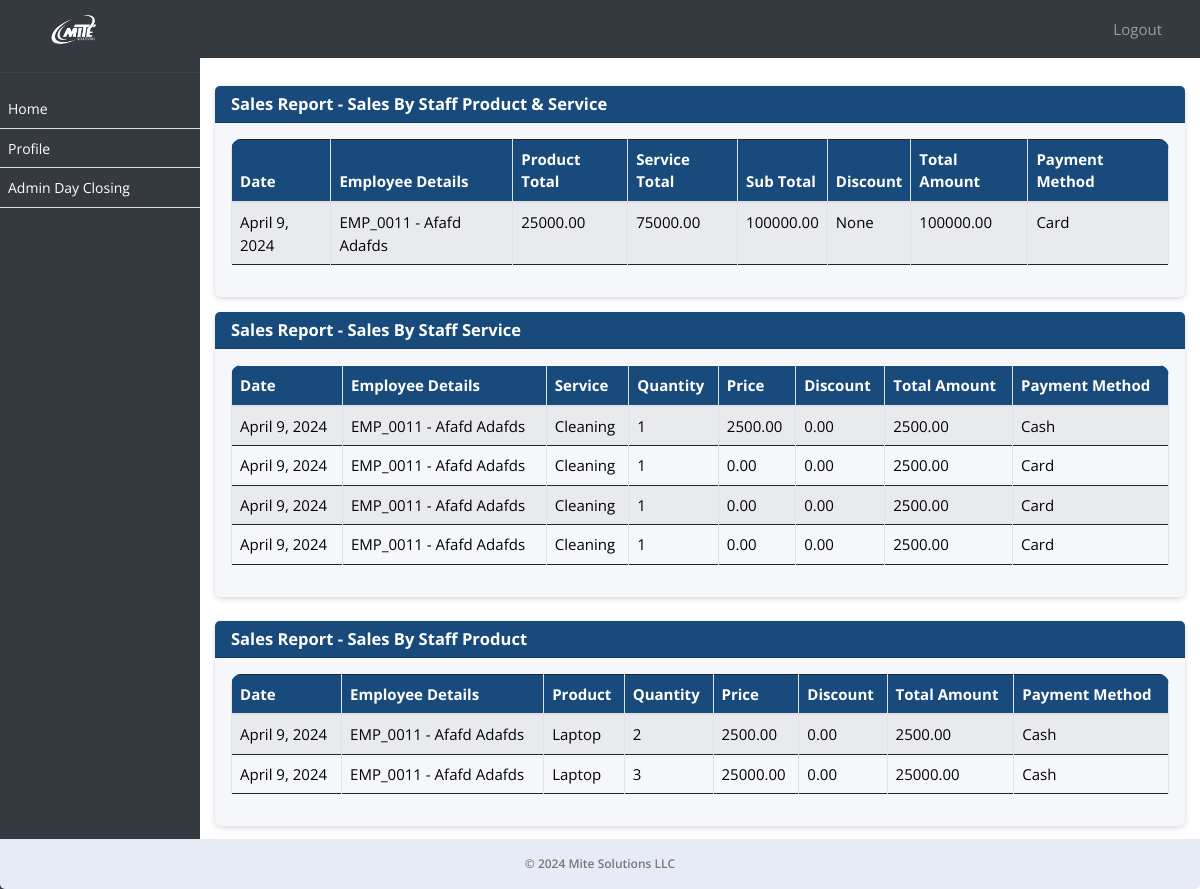
The page /sale/sales-report/ (signed in) on the database its author committed.
### ezshopapp/models.py (models this page shows, shortened)
class Module(models.Model):
    URL_CHOICES = [
        ('/sale/dayclosing/', 'Day Closing'),
        ('/dayclosing/admin/', 'Admin Day Closing'),
        ('/sale/sales-by-staff-item-service/', 'Sales by Staff - Product/Service'),
        ('/sale/sales-by-staff-service/', 'Sales by Staff - Service'),
        ('/sale/sales-by-staff-item/', 'Sales by Staff - Product'),
        ('/sale/day-closing-report/', 'Day Closing Report'),
        ('/sale/sales-report/', 'Sales Report'),
    ]
    URL_NAMES = [
        ('Day Closing', '/sale/dayclosing/'),
        ('Admin Day Closing', '/dayclosing/admin/'),
        ('Sales by Staff - Product/Service', '/sale/sales-by-staff-item-service/'),
        ('Sales by Staff - Service', '/sale/sales-by-staff-service/'),
        ('Sales by Staff - Product', '/sale/sales-by-staff-item/'),
        ('Day Closing Report', '/sale/day-closing-report/'),
        ('Sales Report', '/sale/sales-report/'),
    ]
    url = models.CharField(max_length=150, choices=URL_CHOICES, null=True, verbose_name='Page Name')
    name = models.CharField(max_length=50, choices=URL_NAMES, null=True, verbose_name='Page URL')
    created_on = models.DateTimeField(auto_now_add=True, null=True)

class SalesByStaffItemService(models.Model):
    date = models.DateField(_("Date"))
    employee = models.ForeignKey(Employee, on_delete=models.CASCADE, verbose_name=_("Employee"), null=True)
    product = models.ForeignKey(Product, on_delete=models.CASCADE, verbose_name=_("Product"),  null=True)
    pquantity = models.PositiveIntegerField(_("Product Quantity"),  null=True)
    pprice = models.DecimalField(max_digits=10, decimal_places=2, verbose_name=_("Product Price"),  null=True)
    service = models.ForeignKey(Service, on_delete=models.CASCADE, verbose_name=_("Service"),  null=True)
    squantity = models.PositiveIntegerField(_("Service Quantity"),  null=True)
    sprice = models.DecimalField(max_digits=10, decimal_places=2, verbose_name=_("Service Price"),  null=True)
    sub_total = models.DecimalField(max_digits=10, decimal_places=2, verbose_name=_("Sub Total"))
    discount = models.DecimalField(max_digits=10, decimal_places=2, verbose_name=_("Discount"), null=True)
    total_amount = models.DecimalField(max_digits=10, decimal_places=2, verbose_name=_("Total Amount"), null=True)
    payment_method = models.CharField(max_length=20, choices=PAYMENT_METHOD_CHOICES, verbose_name=_("Payment Method"))
    created_on = models.DateTimeField(auto_now_add=True, null=True)
    itemtotal = models.DecimalField(max_digits=10, decimal_places=2, verbose_name=_("Products Total"), null=True)
    servicetotal = models.DecimalField(max_digits=10, decimal_places=2, verbose_name=_("Service Total"), null=True)

class Employee(models.Model):
    employee_id = models.CharField(max_length=10, unique=True)
    username = models.CharField(max_length=50, null=True)
    password = models.CharField(max_length=50, null=True)
    business_profile = models.CharField(max_length=255, null=True)
    business_profile_id = models.IntegerField(null=True)
    first_name = models.CharField(max_length=255)
    second_name = models.CharField(max_length=255)
    nationality = models.CharField(max_length=255)
    mobile_no = models.CharField(max_length=20, blank=True, null=True)
    passport_no = models.CharField(max_length=20, unique=True)
    passport_expiration_date = models.DateField()
    emirates_id = models.CharField(max_length=20, unique=True)
    id_expiration_date = models.DateField()
    basic_pay = models.DecimalField(max_digits=10, decimal_places=2)
    house_allowance = models.DecimalField(max_digits=10, decimal_places=2, default=0)
    transportation_allowance = models.DecimalField(max_digits=10, decimal_places=2, default=0)
    commission_percentage = models.DecimalField(max_digits=5, decimal_places=2, default=0, validators=[MinValueValidator(0)])
    joining_date = models.DateField()
    job_role = models.ForeignKey(Role, on_delete=models.SET_NULL, null=True)
    is_employee = models.BooleanField(default=True)
    created_on = models.DateTimeField(auto_now_add=True, null=True)

class SaleByStaffService(models.Model):
    date = models.DateField(_("Date"))
    employee = models.ForeignKey(Employee, on_delete=models.CASCADE, verbose_name=_("Employee"), null=True)
    service = models.ForeignKey(Service, on_delete=models.CASCADE)
    quantity = models.IntegerField(default=1)
    price = models.DecimalField(max_digits=10, decimal_places=2, default=0)
    discount = models.DecimalField(max_digits=5, decimal_places=2, default=0)
    payment_method = models.CharField(max_length=100,choices=PAYMENT_METHOD_CHOICES)
    total_amount = models.DecimalField(max_digits=10, decimal_places=2, verbose_name=_("Total Amount"), null=True)
    created_on = models.DateTimeField(auto_now_add=True, null=True)

class Service(models.Model):
    name = models.CharField(max_length=255)
    duration = models.PositiveIntegerField()
    vat = models.BooleanField(default=False)
    amount = models.DecimalField(max_digits=10, decimal_places=2)
    max_discount_allowed = models.DecimalField(max_digits=10, decimal_places=2)
    status = models.BooleanField(default=True)
    business_profile = models.CharField(max_length=255, null=True)
    created_on = models.DateTimeField(auto_now_add=True, null=True)

class SaleByStaffItem(models.Model):
    date = models.DateField()
    employee = models.ForeignKey(Employee, on_delete=models.CASCADE, verbose_name=_("Employee"), null=True)
    item = models.ForeignKey(Product, on_delete=models.CASCADE, null=True)
    quantity = models.PositiveIntegerField(null=True)
    price = models.DecimalField(max_digits=10, decimal_places=2, null=True)
    discount = models.DecimalField(max_digits=10, decimal_places=2, default=0.0)
    payment_method = models.CharField(max_length=20, choices=PAYMENT_METHOD_CHOICES)
    total_amount = models.DecimalField(max_digits=10, decimal_places=2, verbose_name=_("Total Amount"), null=True)
    created_on = models.DateTimeField(auto_now_add=True, null=True)

class Product(models.Model):
    name = models.CharField(max_length=255)
    vat = models.BooleanField(default=False)
    amount = models.DecimalField(max_digits=10, decimal_places=2)
    max_discount_allowed = models.DecimalField(max_digits=10, decimal_places=2)
    status = models.BooleanField(default=True)
    business_profile = models.CharField(max_length=255, null=True)
    created_on = models.DateTimeField(auto_now_add=True, null=True)

### ezshopapp/views.py (the view)
# urls.py: path('sale/sales-report/', sales_report, name='sales_report'),
def sales_report(request):
    logged_in_employee_id = request.session.get('employee_id')
    sales = SalesByStaffItemService.objects.filter(employee__id=logged_in_employee_id)
    sales_staff_service = SaleByStaffService.objects.filter(employee__id=logged_in_employee_id)
    sales_staff_item = SaleByStaffItem.objects.filter(employee__id=logged_in_employee_id)
    employees = Employee.objects.get(id=logged_in_employee_id)
    role = Role.objects.filter(name=employees.job_role).first()
    active_modules = role.modules.all()
    context = {'sales': sales, 'sales_staff_service': sales_staff_service, 'sales_staff_item': sales_staff_item,'active_modules':active_modules}
    return render(request, 'sales_report.html', context)

### ezshopapp/models.py (called while the page is built)
    def __str__(self):
        return self.name

### ezshopapp/templates/sales_report.html (shortened to what this page needs)
{% extends 'emp_base.html' %}
{% block content %}
<div class="">
    <div class="card">
     <div class="card-header">
    <h5 class="mb-0 text-white">Sales Report - Sales By Staff Product &amp; Service</h5>
    </div>
    <div class="card-body">
        <div class="table-responsive">
            <table class="table table-bordered table-striped nowrap" style="width: 100%;" id="ssis">
                <thead>
                    <tr>
                        <th>Date</th>
                        <th>Employee Details</th>
                        <th>Product Total</th>
                        <th>Service Total</th>
                        <th>Sub Total</th>
                        <th>Discount</th>
                        <th>Total Amount</th>
                        <th>Payment Method</th>
                    </tr>
                </thead>
                <tbody>
                    {% for sale in sales %}
                    <tr>
                        <td>{{ sale.date }}</td>
                        <td class="text-capitalize">{{ sale.employee.employee_id }} - {{ sale.employee.first_name }} {{ sale.employee.second_name }}</td>
                        <td>{{ sale.itemtotal }}</td>
                        <td>{{ sale.servicetotal }}</td>
                        <td>{{ sale.sub_total }}</td>
                        <td>{{ sale.discount }}</td>
                        <td>{{ sale.total_amount }}</td>
                        <td class="text-capitalize">{{ sale.payment_method }}</td>
                    </tr>
                    {% endfor %}
                </tbody>
            </table>
        </div>
    </div>
</div>
</div>
<div class="">
<div class="card mt-2 mb-4">
<div class="card-header">
<h5 class="mb-0 text-white">Sales Report - Sales By Staff Service</h5>
</div>
<div class="card-body">
<div class="table-responsive">
    <table class="table table-bordered table-striped nowrap"  style="width: 100%;" id="sss">
        <thead class="text-white">
            <tr>
                <th>Date</th>
                <th>Employee Details</th>
                <th>Service</th>
                <th>Quantity</th>
                <th>Price</th>
                <th>Discount</th>
                <th>Total Amount</th>
                <th>Payment Method</th>
            </tr>
        </thead>
        <tbody>
            {% for sales_admin in sales_staff_service %}
            <tr>
                <td>{{ sales_admin.date }}</td>
                <td class="text-capitalize">{{ sales_admin.employee.employee_id }} - {{ sales_admin.employee.first_name }} {{ sales_admin.employee.second_name }}</td>
                <td>{{ sales_admin.service.name }}</td>
                <td>{{ sales_admin.quantity }}</td>
                <td>{{ sales_admin.price }}</td>
                <td>{{ sales_admin.discount }}</td>
                <td>{{ sales_admin.total_amount }}</td>
                <td class="text-capitalize">{{ sales_admin.payment_method }}</td>
            </tr>
            {% endfor %}
        </tbody>
    </table>
</div>
</div>
</div>
<div class="mb-5">
<div class="card mt-2 mb-3">
    <div class="card-header">
    <h5 class="mb-0 text-white">Sales Report - Sales By Staff Product</h5>
    </div>
    <div class="card-body">
    <div class="table-responsive">
        <table class="table table-bordered table-striped nowrap" style="width: 100%;" id="ssi">
            <thead>
                <tr>
                    <th>Date</th>
                    <th>Employee Details</th>
                    <th>Product</th>
                    <th>Quantity</th>
                    <th>Price</th>
                    <th>Discount</th>
                    <th>Total Amount</th>
                    <th>Payment Method</th>
                </tr>
            </thead>
            <tbody>
                {% for sales_item in sales_staff_item %}
                <tr>
                    <td>{{ sales_item.date }}</td>
                    <td class="text-capitalize">{{ sales_item.employee.employee_id }} - {{ sales_item.employee.first_name }} {{ sales_item.employee.second_name }}</td>
                    <td>{{ sales_item.item.name }}</td>
                    <td>{{ sales_item.quantity }}</td>
                    <td>{{ sales_item.price }}</td>
                    <td>{{ sales_item.discount }}</td>
                    <td>{{ sales_item.total_amount }}</td>
                    <td class="text-capitalize">{{ sales_item.payment_method }}</td>
                </tr>
                {% endfor %}
            </tbody>
        </table>
    </div>
    </div>
</div>
</div>
{% endblock %}

### ezshopapp/templates/emp_base.html (shortened to what this page needs)
{% load static %}
<!DOCTYPE html>
<html lang="en">
<head>
    <link rel="stylesheet" href="https://stackpath.bootstrapcdn.com/bootstrap/4.3.1/css/bootstrap.min.css">
    <link href="../../static/js/style.css" rel="stylesheet">
    <link rel="stylesheet" type="text/css" href="https://cdn.datatables.net/1.11.5/css/jquery.dataTables.css">
    <link rel="stylesheet" href="https://use.fontawesome.com/releases/v5.8.2/css/all.css">
    <link rel="stylesheet" href="https://cdn.datatables.net/1.10.24/css/dataTables.bootstrap4.min.css"/>
    <link rel="stylesheet" type="text/css" href="https://cdn.jsdelivr.net/npm/daterangepicker/daterangepicker.css" />
<link rel="stylesheet" href="https://cdn.datatables.net/2.0.2/css/dataTables.bootstrap5.css">
<link rel="stylesheet" href="https://cdn.datatables.net/responsive/3.0.0/css/responsive.bootstrap5.css">
<link rel="stylesheet" type="text/css" href="https://cdn.datatables.net/buttons/2.2.2/css/buttons.bootstrap5.min.css">
</head>
<body>
<nav class="navbar navbar-expand-lg navbar-dark bg-dark fixed-top">
    <a class="navbar-brand text-left" href="/employee-dashboard/">
         <img src="../../static/assets/logo.png" alt="Mite Solutions"  style="filter: brightness(0) invert(1);" width="5%">
    </a>
    <div class="collapse navbar-collapse" id="navbarNav">
        <ul class="navbar-nav ml-auto pl-3">
                <a class="nav-link" href="{% url 'employee_logout' %}" id="logout-link">Logout</a>
        </ul>
    </div>
</nav>
<div id="sidebar">
    <hr/>
<ul id="font-c" style="max-height: 400px; overflow-y: scroll;">
    <li><a href="/employee-dashboard/">Home</a></li>
    <li><a href="/profile/">Profile</a></li>
    {% for module in active_modules %}
        <li>
            <a href="{{ module.url }}">{{ module.name }}</a>
        </li>
    {% endfor %}
</ul>
</div>
<div id="content">
    {% block content %}{% endblock %}
    <footer class="footer mt-auto py-3 bg-light">
        <div class="container text-center">
            <span class="text-muted">&copy; 2024 Mite Solutions LLC</span>
        </div>
    </footer>
</div>
</body>
</html>

### ezshopapp/templates/emp_base.html (style rules this page uses)
body, p, h1, h2, h3, h4, h5, h6, a, li, label, input, div, span, small { font-family: "Open Sans", sans-serif !important; }
.bg-light { border-bottom-right-radius:5px; border-bottom-left-radius:5px; font-weight: 600; color:#000; }
#font-c>li>a { font-size:14px !important; }
body { padding-top: 56px; background-color: #ffffff !important; }
table thead { border-radius: 5px !important; }
table thead th { vertical-align: bottom; border-bottom: 2px solid #dee2e6; background-color: #184b7c !important; color: #fff !important; }
tbody { border-bottom: 0px !important; }
#sidebar { height: 100%; width: 200px; position: fixed; top: 0; left: 0; background-color: #343a40; padding-top: 56px; }
table { border:1px !important; }
#content { margin-left: 200px; padding: 15px; }
#sidebar ul { list-style: none; padding: 0; }
#sidebar ul li { padding: 8px; border-bottom: 1px solid #ddd; }
#sidebar ul li a { text-decoration: none; color: #fff; }
.navbar-brand { margin-left: 4%; }
div>.table-responsive, table, table>thead { border-radius: 10px !important; }
.card { border:0px !important; margin-top:15px; margin-bottom:15px; box-shadow: 0px 2px 6px -1px #ccc; }
.card-header { background-color: #184b7c !important; color:#fff !important; }
.card-header>a, .card-header>h5 { color:#fff !important; }
a { text-decoration: none !important; }
.bg-dark { background-color: #343a40 !important; }
.navbar-nav.ml-auto { margin-right: 15px; }
.navbar-nav.ml-auto a { color: #fff; margin-right: 15px; }
.footer { position: fixed; left: 0; z-index: 1; bottom: 0; width: 100%; font-size:12px; background-color: #343a40; color: #fff; padding: 8px 0; }
.text-muted { color:#777 !important; }

### rows shown on the page
Module: name "Admin Day Closing"
SalesByStaffItemService: date "April 9, 2024", employee.employee_id "EMP_0011", employee.first_name "Afafd", employee.second_name "Adafds", itemtotal "25000.00", servicetotal "75000.00", sub_total "100000.00", discount "None", total_amount "100000.00", payment_method "Card"
SaleByStaffService: date "April 9, 2024", employee.employee_id "EMP_0011", employee.first_name "Afafd", employee.second_name "Adafds", service.name "Cleaning", quantity "1", price "2500.00", discount "0.00", total_amount "2500.00", payment_method "Cash"
SaleByStaffService: date "April 9, 2024", employee.employee_id "EMP_0011", employee.first_name "Afafd", employee.second_name "Adafds", service.name "Cleaning", quantity "1", price "0.00", discount "0.00", total_amount "2500.00", payment_method "Card"
SaleByStaffService: date "April 9, 2024", employee.employee_id "EMP_0011", employee.first_name "Afafd", employee.second_name "Adafds", service.name "Cleaning", quantity "1", price "0.00", discount "0.00", total_amount "2500.00", payment_method "Card"
SaleByStaffService: date "April 9, 2024", employee.employee_id "EMP_0011", employee.first_name "Afafd", employee.second_name "Adafds", service.name "Cleaning", quantity "1", price "0.00", discount "0.00", total_amount "2500.00", payment_method "Card"
SaleByStaffItem: date "April 9, 2024", employee.employee_id "EMP_0011", employee.first_name "Afafd", employee.second_name "Adafds", item.name "Laptop", quantity "2", price "2500.00", discount "0.00", total_amount "2500.00", payment_method "Cash"
SaleByStaffItem: date "April 9, 2024", employee.employee_id "EMP_0011", employee.first_name "Afafd", employee.second_name "Adafds", item.name "Laptop", quantity "3", price "25000.00", discount "0.00", total_amount "25000.00", payment_method "Cash"
